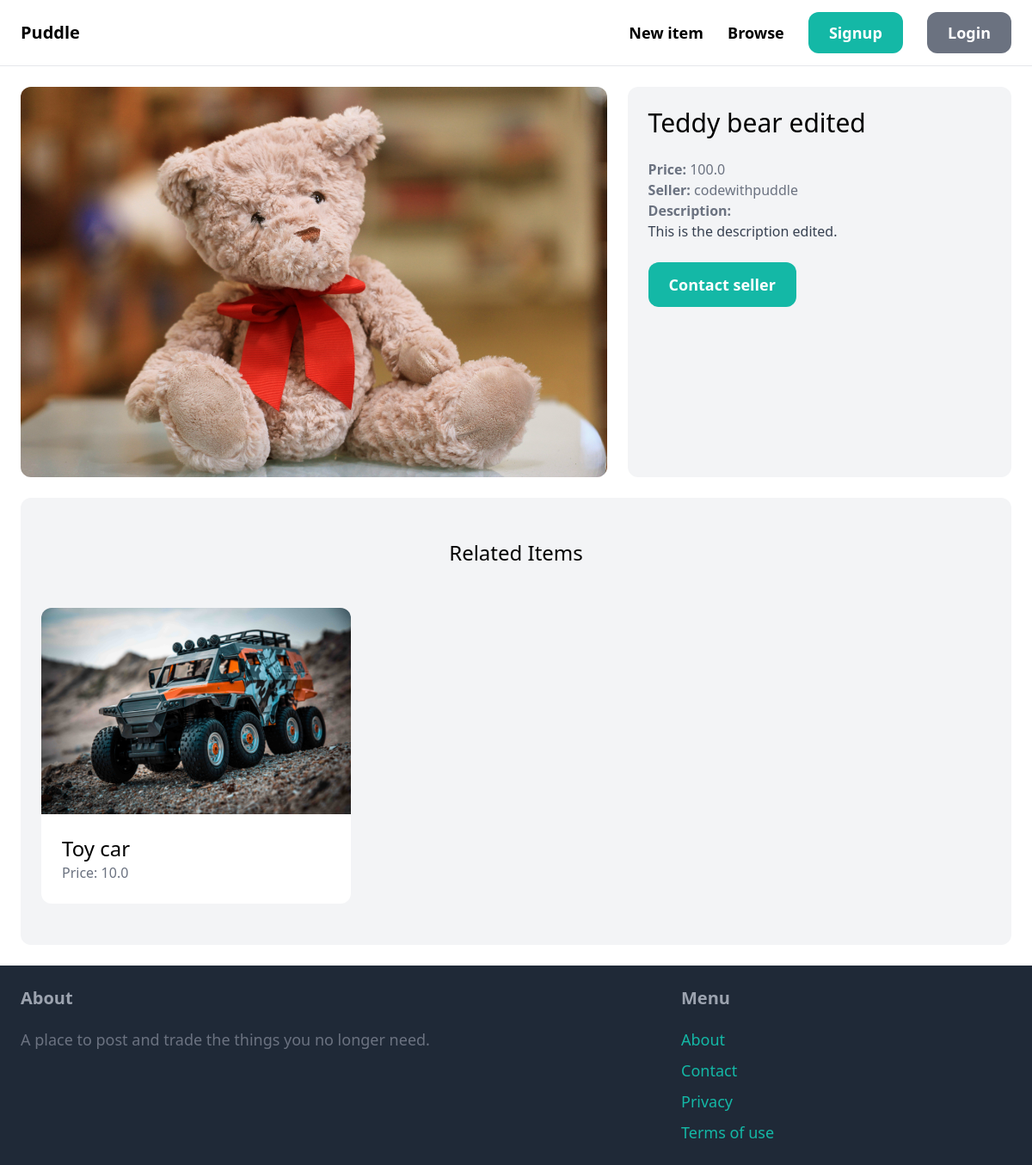
/items/1/, run on an earlier commit of the app's database.
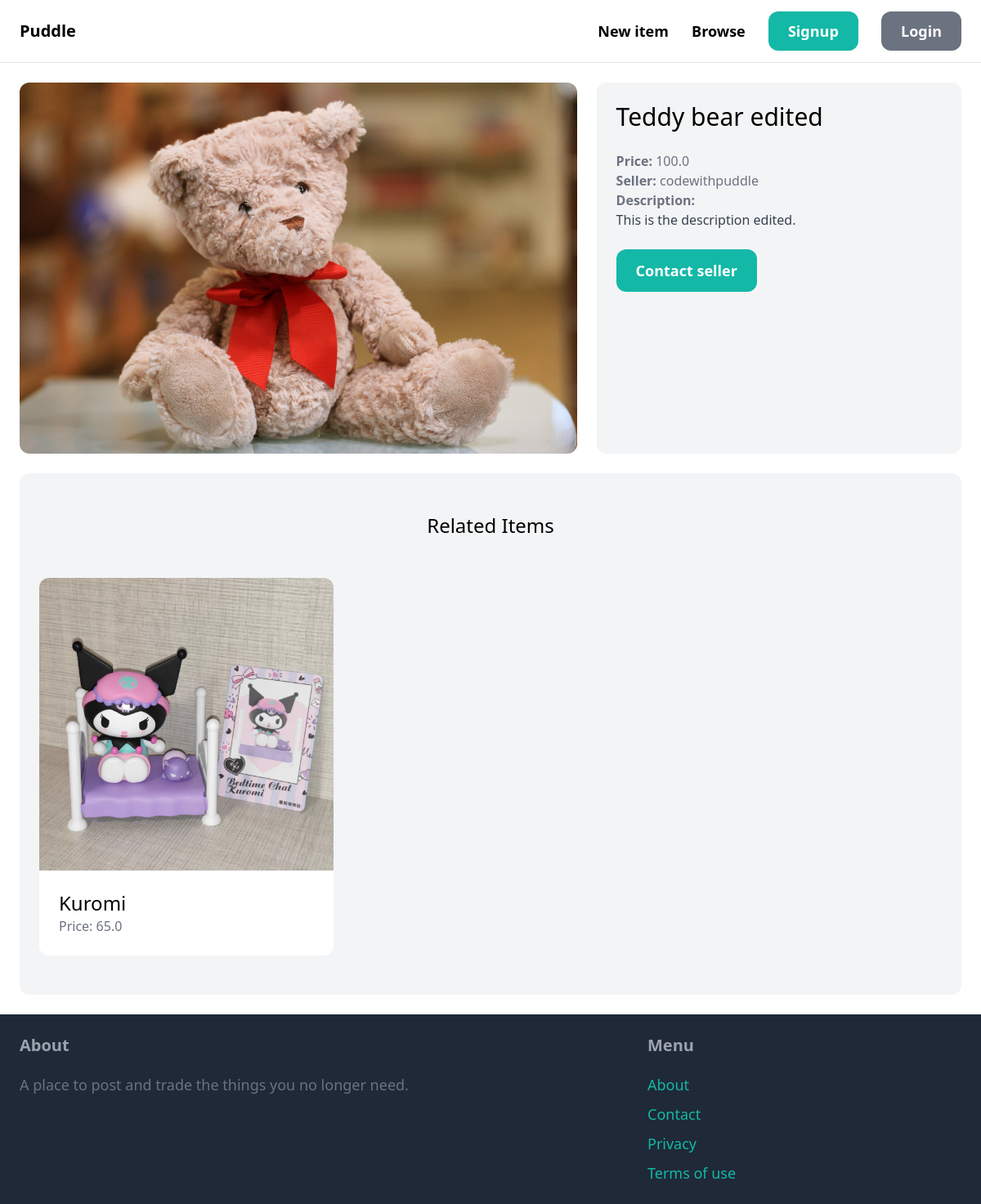
And on a later commit of the database.
### item/models.py (models this page shows, shortened)
class Item (models.Model):
    category = models.ForeignKey(Category, related_name='items', on_delete=models.CASCADE)
    name = models.CharField(max_length=255)
    description = models.TextField(blank=True, null=True)
    price = models.FloatField()
    image = models.ImageField(upload_to='items_images', blank=True, null=True)
    is_sold = models.BooleanField(default=False)
    created_by = models.ForeignKey(User, related_name='items', on_delete=models.CASCADE)
    created_at = models.DateTimeField(auto_now_add=True)
    class Meta:
        ordering = ('name',)

### item/views.py (the view)
# urls.py: path('<int:pk>/', views.detail, name='detail'),
def detail(request, pk):
    item = get_object_or_404(Item, pk=pk)
    related_items = Item.objects.filter(category=item.category, is_sold=False).exclude(pk=pk)[0:3]
    return render(request, 'item/detail.html', {
        'item': item,
        'related_items': related_items,
        })

### item/templates/item/detail.html (shortened to what this page needs)
{% extends 'core/base.html' %}
{% block content %}
<div class="grid grid-cols-5 gap-6">
    <div class="col-span-3">
        <img src="{{ item.image.url }}" class="rounded-xl">
    </div>
    <div class="col-span-2 p-6 bg-gray-100 rounded-xl">
        <h1 class="mb-6 text-3xl">{{ item.name }}</h1>
        <p class="text-gray-500"><strong>Price: </strong>{{ item.price }}</p>
        <p class="text-gray-500"><strong>Seller: </strong>{{ item.created_by.username }}</p>
        {% if item.description %}
        <p class="text-gray-700">
            <strong class="text-gray-500">Description: </strong><br>
            {{ item.description }}
        </p>
        {% endif %}
        {% if request.user == item.created_by %}
            <div class="mt-6 p-6 bg-white rounded-xl">
                <p>This is your item!</p>
                <a href="{% url 'item:edit' item.id %}" class="inline-block mt-6 px-6 py-3 text-lg font-semibold bg-teal-500 text-white rounded-xl">Edit</a>
                <a href="{% url 'item:delete' item.id %}" class="inline-block mt-6 px-6 py-3 text-lg font-semibold bg-red-500 text-white rounded-xl">Delete</a>
            </div>
        {% else %}
            <a href="#" class="inline-block mt-6 px-6 py-3 text-lg font-semibold bg-teal-500 text-white rounded-xl hover:bg-teal-700">Contact seller</a>
        {% endif %}
    </div>
</div>
<div class="mt-6 px-6 py-12 bg-gray-100 rounded-xl">
    <h2 class="mb-12 text-2xl text-center">Related Items</h2>
    <div class="grid grid-cols-3 gap-3">
        {% for item in related_items %}
        <div>
            <a href="{% url 'item:detail' item.id %}">
                <div>
                    <img src="{{ item.image.url }}" class="rounded-t-xl">
                </div>
                <div class="p-6 bg-white rounded-b-xl">
                    <h2 class="text-2xl"> {{item.name}}</h2>
                    <p class="text-gray-500">Price: {{item.price}}</p>
                </div>
            </a>
        </div>
        {% endfor %}
    </div>
</div>
{% endblock %}

What changed in the data, as far as the page shows it:
removed Item: image (picture), name "Toy car", price "10.0"
added Item: image (picture), name "Kuromi", price "65.0"
